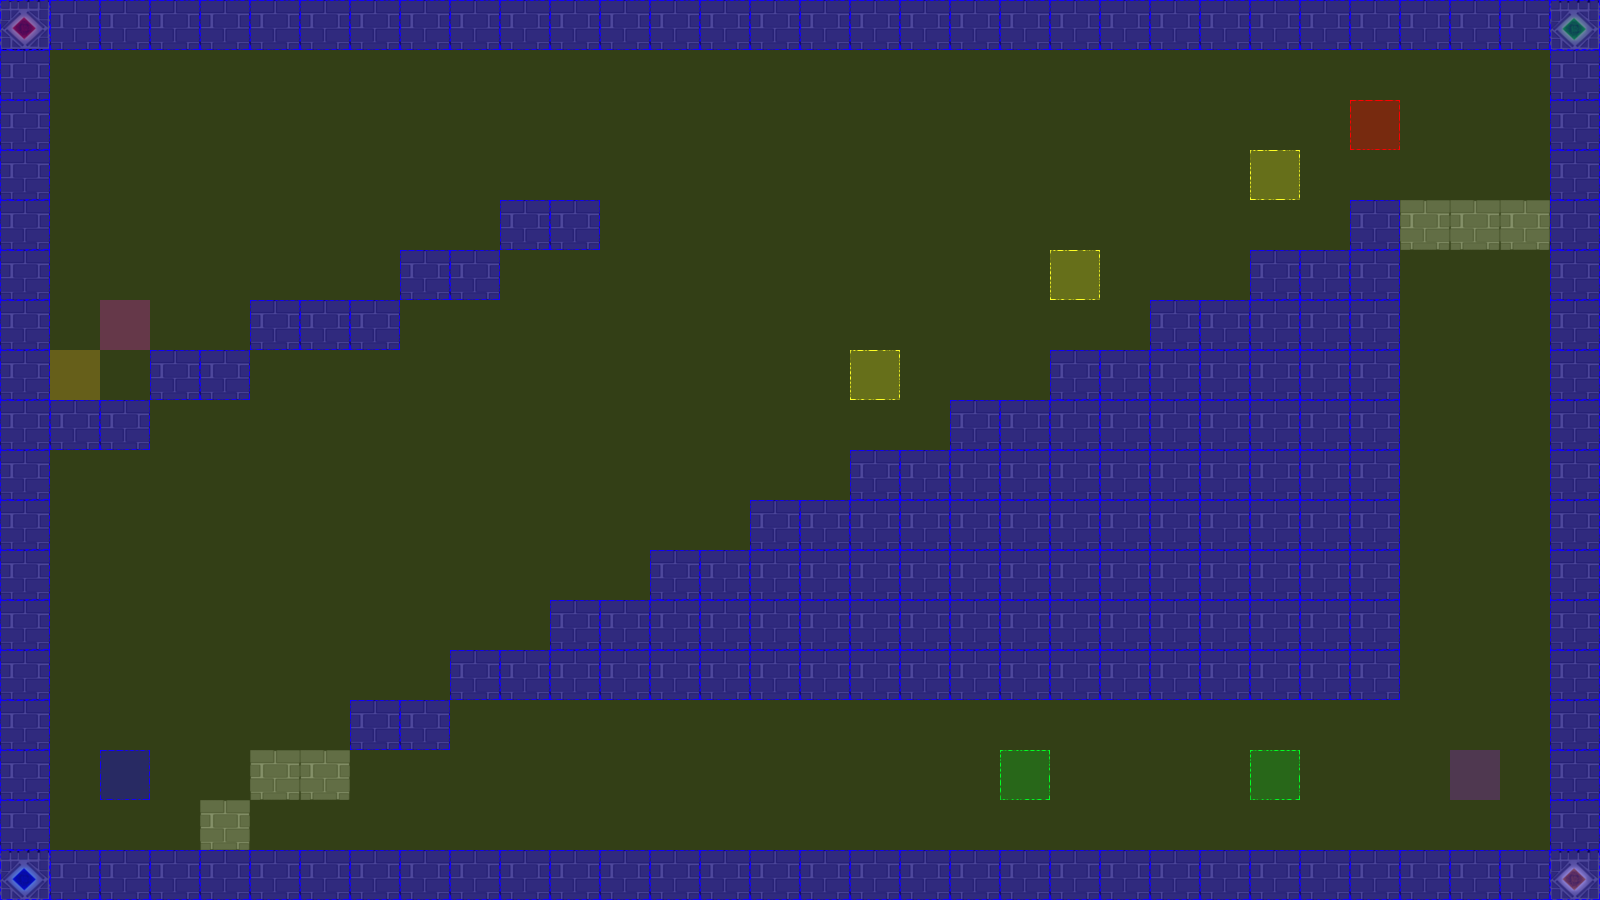

The image is a tile-based game level rendered from a .tmx file. Its description and source (layers, tilesets, objects; grid data summarised) follow:
An orthogonal 32x18 tile map with 50x50 px tiles, 3 tile layers (terrain, collision, event), 2 tilesets.

<map version="1.0" orientation="orthogonal" renderorder="left-up" width="32" height="18" tilewidth="50" tileheight="50" nextobjectid="3">
 <tileset firstgid="1" name="castleTile" tilewidth="50" tileheight="50" tilecount="36" columns="6">
  <image source="tiles/castleTile.png" width="300" height="300" />
 </tileset>
 <tileset firstgid="37" name="collisionTile" tilewidth="50" tileheight="50" tilecount="12" columns="3">
  <image source="tiles/collisionTile.png" width="150" height="200" />
 </tileset>
 <layer name="terrain" width="32" height="18">
  <data>[576 cells, 215 non-empty, 5 distinct tile ids]</data>
 </layer>
 <layer name="collision" width="32" height="18">
  <data>[576 cells, 576 non-empty, 2 distinct tile ids]</data>
 </layer>
 <layer name="event" width="32" height="18">
  <data>[576 cells, 10 non-empty, 7 distinct tile ids]</data>
 </layer>
</map>
